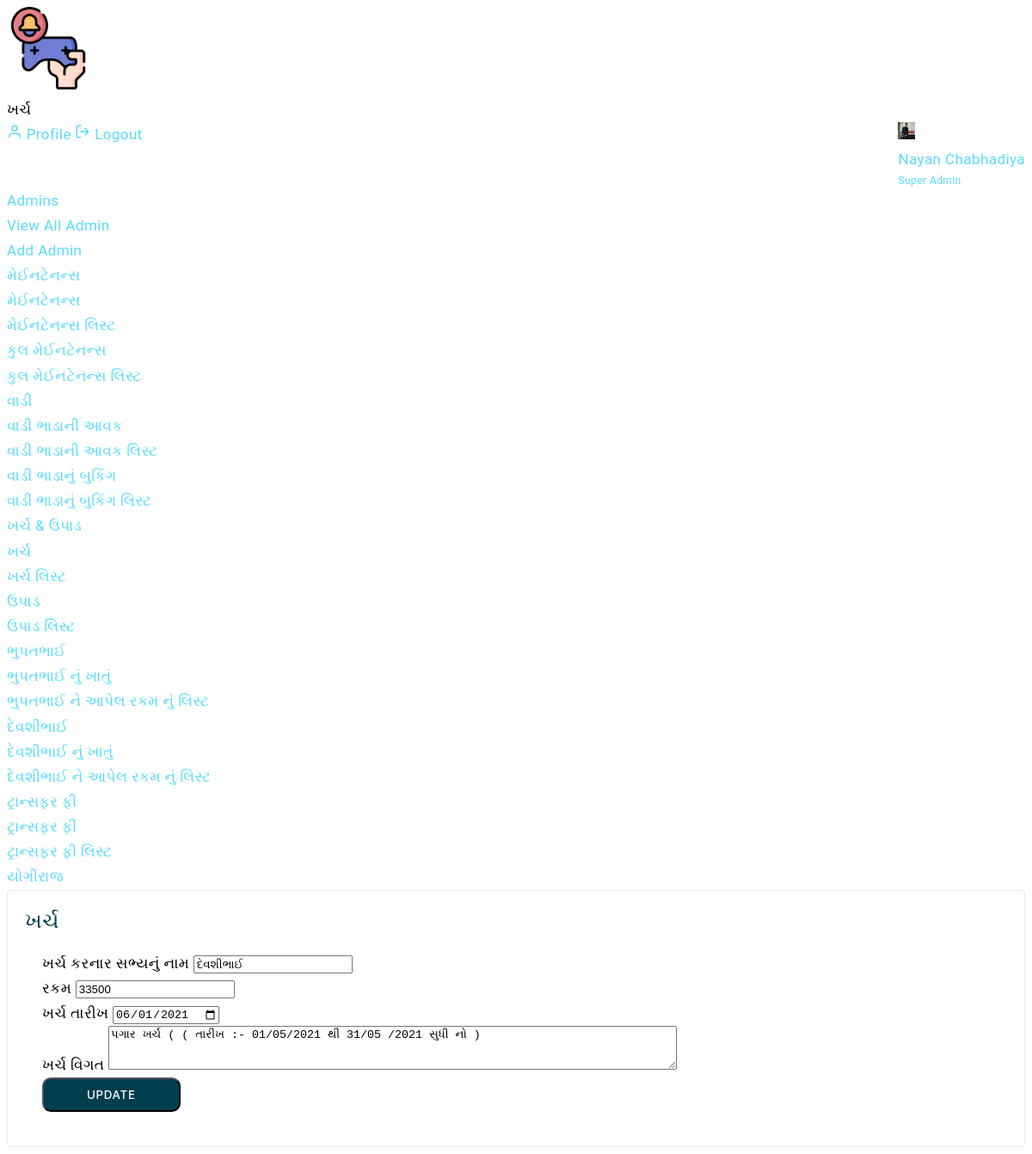
Page /admin/update_expance.php?id=14 (signed in) on the committed database.
### tables this page shows
CREATE TABLE `expance` (
  `id` int(11) NOT NULL,
  `name` varchar(255) NOT NULL,
  `amount` int(11) NOT NULL,
  `date` date NOT NULL,
  `description` varchar(255) NOT NULL
);

### admin/update_expance.php (the view, shortened to what this page needs)
<?php
include "../connection.php";
$admin_profile = $_SESSION['admin_email'];
  $admin_query = "SELECT * FROM admin WHERE email='$admin_profile'";
  $admin_data = mysqli_query($conn,$admin_query);
  $admin_result = mysqli_fetch_assoc($admin_data);
  $id = $_GET['id'];
  $expance_select_query = "SELECT * FROM expance WHERE id='$id'";
  $expance_data = mysqli_query($conn,$expance_select_query);
  $expance_result = mysqli_fetch_assoc($expance_data);
?>
<?php include "includes/admin_top.php"; ?>
<div class="header">
    <div class="header-content">
        <nav class="navbar navbar-expand">
            <div class="collapse navbar-collapse justify-content-between">
                <div class="header-left">
                    <div class="dashboard_bar">
                        ખર્ચ
                    </div>
                </div>
                <ul class="navbar-nav header-right">
                    <li class="nav-item dropdown header-profile">
                        <a class="nav-link" href="#" role="button" data-toggle="dropdown">
                            <img src="<?php echo $admin_result['profile_pic']; ?>" width="20" alt=""/>
                            <div class="header-info">
                                 <span><?php echo $admin_result['name']; ?></span>
                                 <small>Super Admin</small>
                            </div>
                        </a>
                        <div class="dropdown-menu dropdown-menu-right">
                            <a href="admin-profile.php" class="dropdown-item ai-icon">
                                <span class="ml-2">Profile </span>
                            </a>
                            <a href="../logout.php" class="dropdown-item ai-icon">
                                <span class="ml-2">Logout </span>
                            </a>
                        </div>
                    </li>
                </ul>
            </div>
        </nav>
    </div>
</div>
    <?php include 'includes/admin_sidebar.php'; ?>
<div class="content-body">
    <div class="container-fluid">
      <div class="col-xxl-12">
        <div class="row">
          <div class="col-lg-8">
            <div class="game card card-body px-3 pt-3 pb-0">
              <div class="game-head">
                <h4 class="text-primary mb-0">ખર્ચ</h4>
                  <div class="card-body pr-2 pl-2">
                    <form  method="post">
                      <div class="form-row">
                        <div class="form-group col-md-4">
                            <label> ખર્ચ કરનાર સભ્યનું નામ</label>
                            <input type="text" class="form-control" name="name" value="<?php echo $expance_result['name'];?>" required>
                        </div>
                        <div class="form-group col-md-4">
                          <label>રકમ</label>
                          <input type="text" class="form-control" name="amount" value="<?php echo $expance_result['amount'];?>" required>
                        </div>
                        <div class="form-group col-md-4">
                          <label>ખર્ચ તારીખ</label>
                          <input type="date" class="form-control" name="date" value="<?php echo $expance_result['date'];?>" required>
                        </div>
                      </div>
                        <div class="form-row">
                          <div class="form-group col-md-12">
                              <label> ખર્ચ વિગત </label>
                              <textarea class="form-control" name="description" rows="3" cols="80"><?php echo $expance_result['description'];?></textarea>
                          </div>
                        </div>
                        <button class="btn btn-primary" type="submit" name="update_expance">UPDATE</button>
                    </form>
                  </div>
              </div>
            </div>
          </div>
        </div>
      </div>
    </div>
</div>
</div>
</body>
</html>

### rows in the picture
expance: name "દેવશીભાઈ", amount "33500", date "06/01/2021", description "પગાર ખર્ચ ( ( તારીખ :- 01/05/2021 થી 31/05 /2021 સુધી નો )"

### other values in the picture
$admin_result['name'] "Nayan Chabhadiya"
